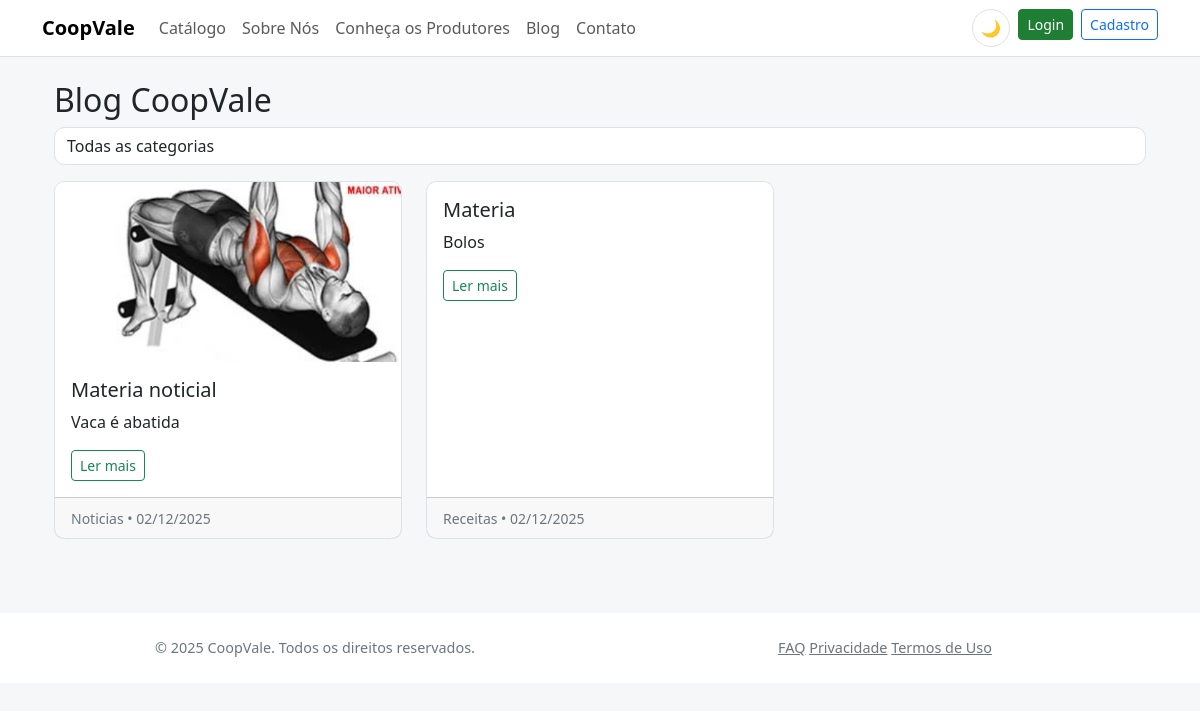
Screenshot of /blog/ with the database file from the repository.
### app/models/core.py (models this page shows, shortened)
class PostBlog(db.Model):
    __tablename__ = 'posts_blog'
    id = db.Column(db.Integer, primary_key=True)
    titulo = db.Column(db.String(200), nullable=False)
    slug = db.Column(db.String(250), unique=True, nullable=False)
    conteudo = db.Column(db.Text, nullable=False)
    resumo = db.Column(db.String(300))
    categoria = db.Column(db.String(50))  # receitas, dicas, noticias
    autor_id = db.Column(db.Integer, db.ForeignKey('usuarios.id'), nullable=False)
    imagem_capa = db.Column(db.String(300))
    publicado = db.Column(db.Boolean, default=False)
    criado_em = db.Column(db.DateTime, default=lambda: datetime.now(timezone.utc))
    atualizado_em = db.Column(db.DateTime, default=lambda: datetime.now(timezone.utc), onupdate=lambda: datetime.now(timezone.utc))
    autor = db.relationship('Usuario', backref='posts', lazy=True)

### app/blueprints/main/routes.py (the view)
@main_bp.route('/blog', endpoint='blog_redirect')
def blog():
    return redirect(url_for('blog.index'))

### app/blueprints/blog/routes.py (called while the page is built)
@blog_bp.route('/', endpoint='index')
def index():
    categoria = request.args.get('categoria')
    query = PostBlog.query.filter_by(publicado=True)
    if categoria:
        query = query.filter_by(categoria=categoria)
    posts = query.order_by(PostBlog.criado_em.desc()).all()
    return render_template('blog/index.html', posts=posts, categoria_selecionada=categoria)

### app/templates/blog/index.html (shortened to what this page needs)
{% extends 'base.html' %}
{% block content %}
<div class="container mt-4">
  <h2>Blog CoopVale</h2>
  <form method="GET" class="mb-3">
    <select name="categoria" class="form-select" onchange="this.form.submit()">
      <option value="">Todas as categorias</option>
    </select>
  </form>
  <div class="row">
    {% for post in posts %}
    <div class="col-md-4 mb-4">
      <div class="card h-100">
        {% if post.imagem_capa %}
        <img src="{{ url_for('static', filename=post.imagem_capa) }}" class="card-img-top" alt="Imagem de capa">
        {% endif %}
        <div class="card-body">
          <h5 class="card-title">{{ post.titulo }}</h5>
          <p class="card-text">{{ post.resumo or post.conteudo[:120] ~ '...' }}</p>
          <a href="{{ url_for('blog.ver_post', slug=post.slug) }}" class="btn btn-sm btn-outline-success">Ler mais</a>
        </div>
        <div class="card-footer text-muted">
          <small>{{ post.categoria|capitalize }} • {{ post.criado_em.strftime('%d/%m/%Y') }}</small>
        </div>
      </div>
    </div>
    {% else %}
    <div class="col-12"><div class="alert alert-info">Nenhum post publicado ainda.</div></div>
    {% endfor %}
  </div>
</div>
{% endblock %}

### app/static/css/theme.css (style rules this page uses)
:root { --coop-green: #1e7e34; --coop-green-light: #27a844; --coop-green-dark: #155724; --coop-accent: #ffb347; --coop-accent-dark: #ff9f2e; --coop-bg: #f5f7f9; --coop-bg-secondary: #ffffff; --coop-text: #212529; --coop-text-muted: #6c757d; --coop-border: #dee2e6; --coop-card-shadow: rgba(0,0,0,.06); --coop-card-shadow-hover: rgba(0,0,0,.12); --coop-border-radius: .65rem; --coop-table-bg: #eef1f3; }
* { transition: background-color .2s ease, color .2s ease, border-color .2s ease; }
body { background: var(--coop-bg); color: var(--coop-text); }
.card { background: var(--coop-bg-secondary); color: var(--coop-text); border: 1px solid var(--coop-border); border-radius: var(--coop-border-radius); transition: transform .2s ease, box-shadow .2s ease, background-color .2s ease; }
.form-control, .form-select { background: var(--coop-bg-secondary); color: var(--coop-text); border: 1px solid var(--coop-border); border-radius: var(--coop-border-radius); }
.text-muted { color: var(--coop-text-muted)!important; }
.card-img-top { object-fit: cover; height: 180px; border-top-left-radius: var(--coop-border-radius); border-top-right-radius: var(--coop-border-radius); }

### rows the page displays
PostBlog: imagem_capa (picture), titulo "Materia noticial", resumo "Vaca é abatida", categoria "Noticias", criado_em "02/12/2025"
PostBlog: titulo "Materia", resumo "Bolos", categoria "Receitas", criado_em "02/12/2025"
